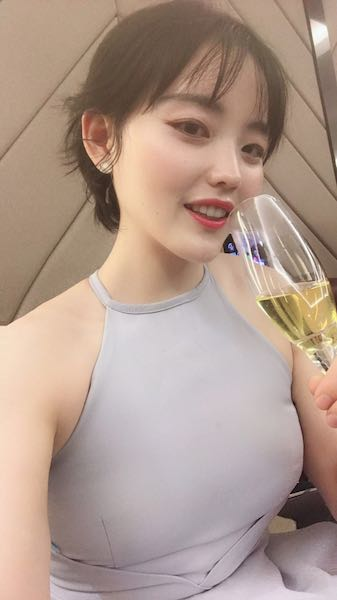
#> input picture image_enhance/3.jpg, 337 x 600 px
$ python imgflip.py
#> lines starting #> are read from the running program, lines starting #| are printed output that depends on the picture
# -*- coding: UTF-8 -*-
import cv2
import numpy as np

def main():

   img = cv2.imread('3.jpg')
#> img is the input picture: shape (600, 337, 3); mean B, G, R 141.5, 153.7, 176.2
   height, width, temp = img.shape
#> height = 600; width = 337; temp = 3
   xImg = cv2.flip(img, 1, dst=None)
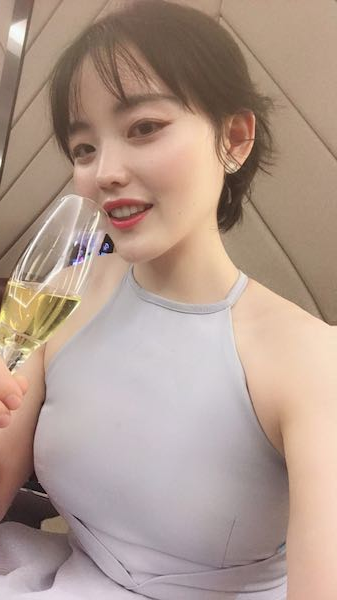
#> xImg: shape (600, 337, 3); mean B, G, R 141.5, 153.7, 176.2
   yImg = cv2.flip(img, 0, dst=None)
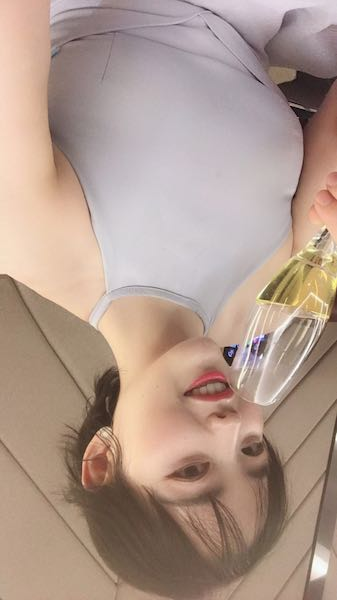
#> yImg: shape (600, 337, 3); mean B, G, R 141.5, 153.7, 176.2
   cv2.imshow('xImg', xImg)
   #cv2.imshow('yImg', yImg)
   cv2.imshow('image', img)
   cv2.waitKey(0)

if __name__ == '__main__':
    main()

$ run again, with image_enhance/1.jpg copied over image_enhance/3.jpg
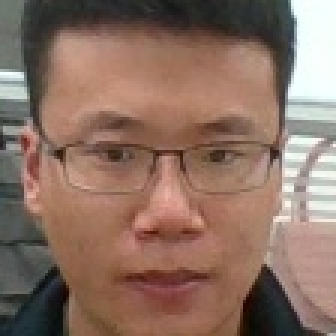
#> input picture image_enhance/1.jpg, 112 x 112 px (shown 3 times larger)
#> in main, img is the input picture: shape (112, 112, 3); mean B, G, R 99.2, 112.4, 139.8
#> in main, `xImg = cv2.flip(img, 1, dst=None)`:
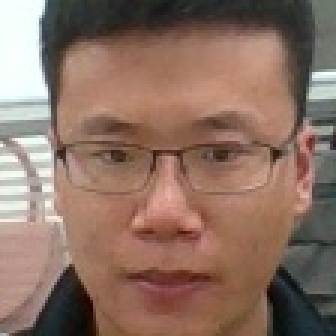
#> xImg: shape (112, 112, 3) (shown 3 times larger); mean B, G, R 99.2, 112.4, 139.8
#> in main, `yImg = cv2.flip(img, 0, dst=None)`:
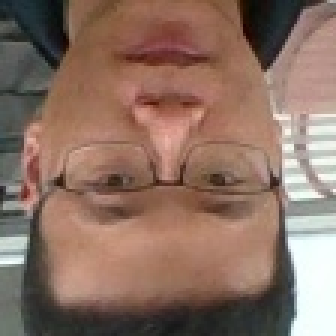
#> yImg: shape (112, 112, 3) (shown 3 times larger); mean B, G, R 99.2, 112.4, 139.8

$ run again, with image_enhance/2.jpg copied over image_enhance/3.jpg
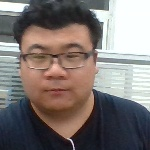
#> input picture image_enhance/2.jpg, 150 x 150 px
#> in main, img is the input picture: shape (150, 150, 3); mean B, G, R 115.7, 118.5, 126.9
#> in main, `xImg = cv2.flip(img, 1, dst=None)`:
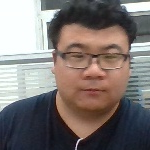
#> xImg: shape (150, 150, 3); mean B, G, R 115.7, 118.5, 126.9
#> in main, `yImg = cv2.flip(img, 0, dst=None)`:
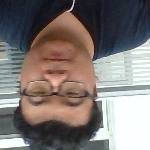
#> yImg: shape (150, 150, 3); mean B, G, R 115.7, 118.5, 126.9

$ run again, with image_enhance/4.jpg copied over image_enhance/3.jpg
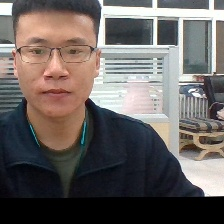
#> input picture image_enhance/4.jpg, 224 x 224 px
#> in main, img is the input picture: shape (224, 224, 3); mean B, G, R 96.5, 99.1, 105.6
#> in main, `xImg = cv2.flip(img, 1, dst=None)`:
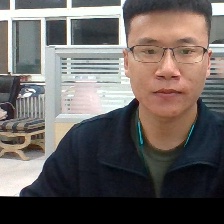
#> xImg: shape (224, 224, 3); mean B, G, R 96.5, 99.1, 105.6
#> in main, `yImg = cv2.flip(img, 0, dst=None)`:
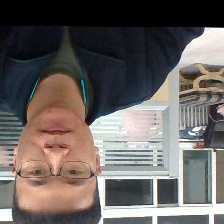
#> yImg: shape (224, 224, 3); mean B, G, R 96.5, 99.1, 105.6
